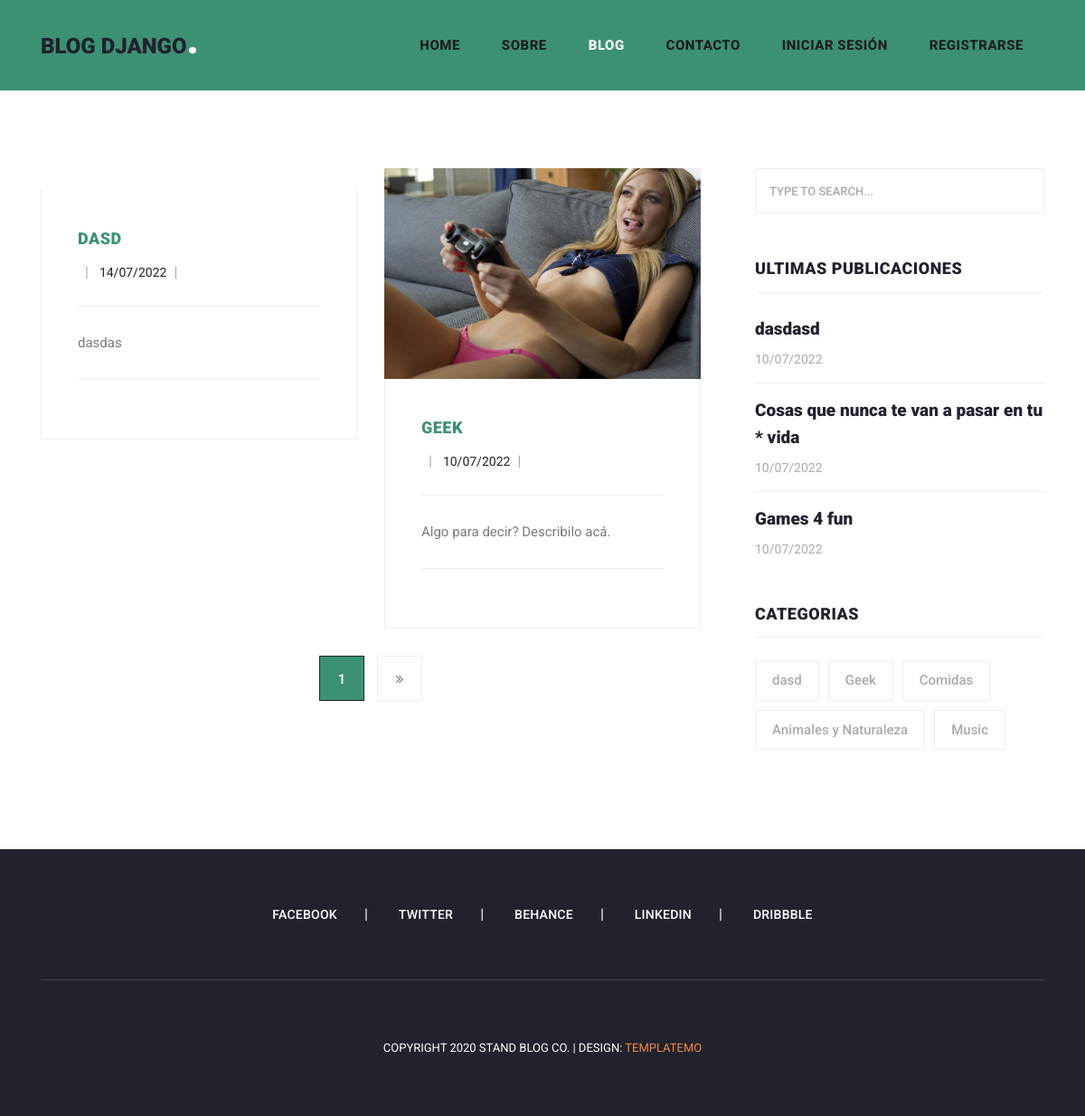
The page /blog/ on the database as committed earlier.
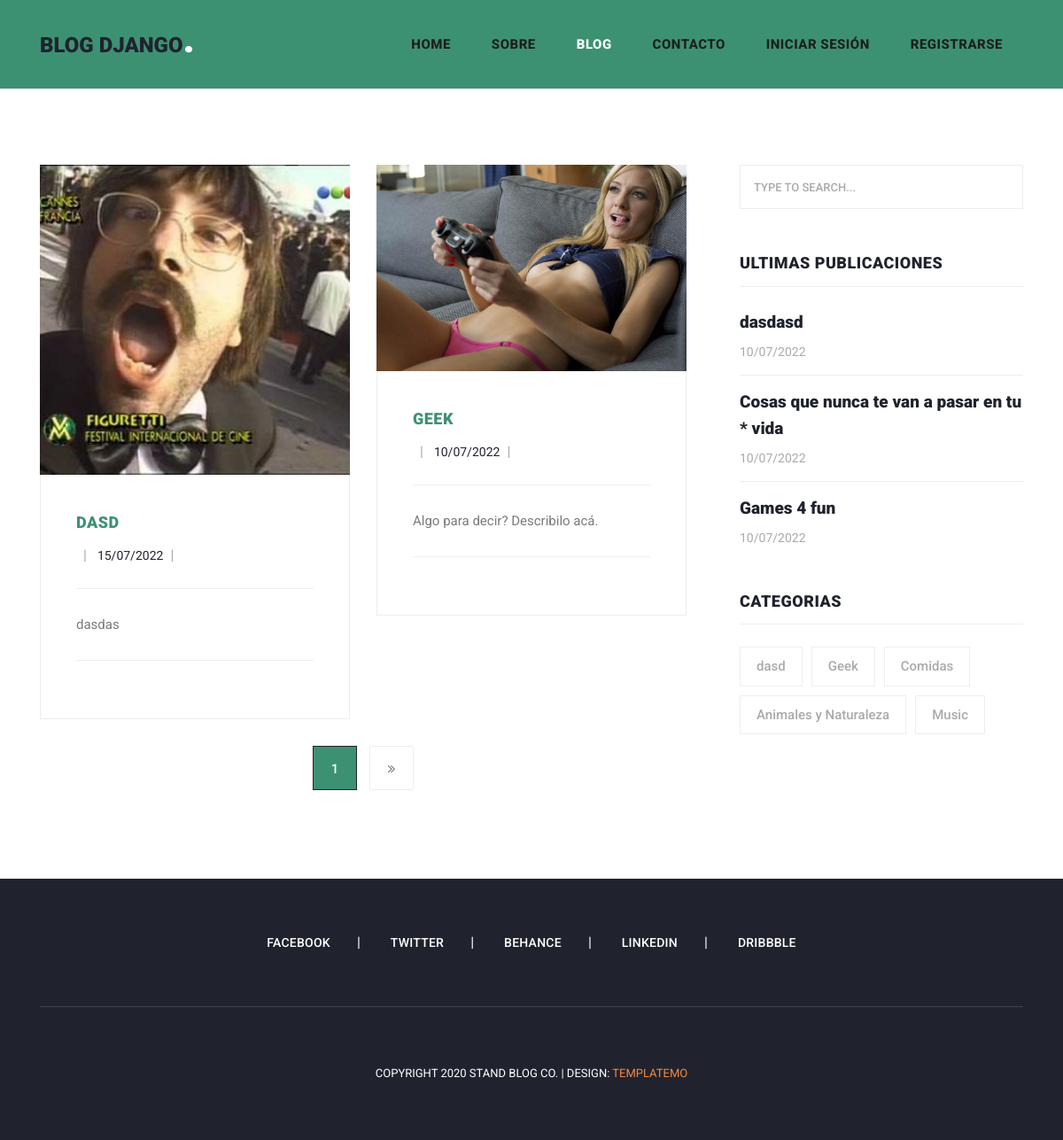
The same page on the database as committed later.
### PostApp/models.py (models this page shows, shortened)
class Post(models.Model):
    category = models.ForeignKey(Category, on_delete=models.CASCADE, null=False)
    user = models.ForeignKey(User,  on_delete=models.CASCADE, null=False)
    title = models.CharField(max_length=150, null=False)
    slug = models.SlugField(unique=True, null=False)
    subtitle = models.CharField(max_length=150, null=False)
    description = models.TextField(null=False)
    image = models.ImageField(upload_to='images/', blank=True)
    text = RichTextUploadingField()
    created_at = models.DateTimeField(auto_now_add=True)
    updated_at = models.DateTimeField(auto_now=True)

class Category(models.Model):
    title = models.CharField(max_length=150, null=False)
    slug = models.SlugField(unique=True, null=False)
    created_at = models.DateTimeField(auto_now_add=True)
    updated_at = models.DateTimeField(auto_now=True)
    def __str__(self):
        return self.title

### MiniBlogApp/views.py (the view)
# urls.py: path('blog/', blog, name='blog'), # Vista de blogs
def blog(request):
    post = Post.objects.all()
    category = Category.objects.all()
    post_latest = Post.objects.order_by('id')[:3]
    paginator = Paginator(post, 2) # Muestra 2 posts por pagina.
    page_number = request.GET.get('page')
    page_obj = paginator.get_page(page_number)
    context = {
        'page_obj' : page_obj,
        'category' : category,
        'post_latest': post_latest,
        'blog_page': 'active'
    }
    return render(request, 'pages/blog.html', context)

### MiniBlogApp/templates/pages/blog.html (shortened to what this page needs)
{% extends 'homebase.html' %}
 {% block header %} {% include 'header.html' %} {% endblock  %}
 {% block slide %} {% include 'slide.html' %} {% endblock  %}
             {% block content %}
             <div class="col-lg-8">
                <div class="all-blog-posts">
                  <div class="row">
                  {% for item in page_obj %}
                    <div class="col-lg-6">
                      <div class="blog-post">
                        <div class="blog-thumb">
                          <img src= "{{item.image.url}}" alt="">
                        </div>
                        <div class="down-content">
                          <span>{{item.category}}</span>
                          <ul class="post-info">
                            <li><a href="#">{{item.user.first_name}}</a></li>
                            <li><a href="#">{{item.updated_at|date:"d/m/Y"}}</a></li>
                          </ul>
                          <p>{{item.description}}</p>
                        </div>
                      </div>
                    </div>
                  {% endfor %}
                    <div class="col-lg-12">
                      <ul class="page-numbers">
                    <li class="active"><a href="#">{{page_obj.number}}</a></li>
                    {% if page_obj.has_next %}
                            <li>
                                <a href="?page={{ page_obj.next_page_number }}">
                                    <i class="fa fa-angle-double-right"></i>
                                </a>
                            </li>
                    {% endif %}
                      </ul>
                    </div>
                  </div>
                </div>
              </div>
             {% endblock  %}
             {% block aside %} {% include 'aside.html' %} {% endblock  %}
 {% block footer %} {% include 'footer.html' %} {% endblock  %}

### MiniBlogApp/templates/aside.html (shortened to what this page needs)
<div class="col-lg-4">
    <div class="sidebar">
        <div class="row">
            <div class="col-lg-12">
                <div class="sidebar-item search">
                    <form id="search_form" name="gs" method="GET" action="#">
                        <input type="text" name="q" class="searchText" placeholder="type to search..."
                            autocomplete="on">
                    </form>
                </div>
            </div>
            <div class="col-lg-12">
                <div class="sidebar-item recent-posts">
                    <div class="sidebar-heading">
                        <h2>Ultimas Publicaciones</h2>
                    </div>
                    <div class="content">
                        <ul>
                            {% for item in post_latest %}
                            <li><a href="/post/{{item.id}}/{{item.slug}}">
                                    <h5>{{item.title}}</h5>
                                    <span>{{item.created_at|date:"d/m/Y"}}</span>
                                </a></li>
                            {% endfor %}
                        </ul>
                    </div>
                </div>
            </div>
            <div class="col-lg-12">
                <div class="sidebar-item tags">
                    <div class="sidebar-heading">
                        <h2>Categorias</h2>
                    </div>
                    <div class="content">
                        <ul>
                            {% for item in category %}
                            <li><a href="#">{{item.title}}</a></li>
                            {% endfor %}
                        </ul>
                    </div>
                </div>
            </div>
        </div>
    </div>
</div>

Rows that differ between the two databases and show on the page:
changed Post "dasdasd": image: picture added; updated_at "14/07/2022" → "15/07/2022"
